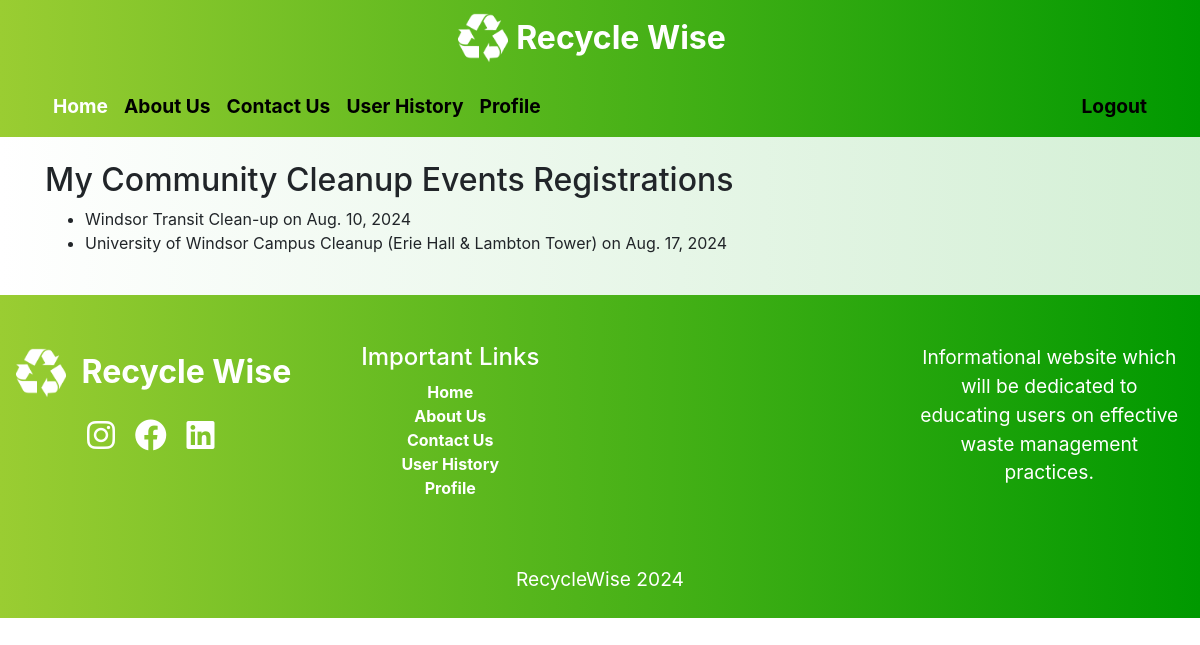
The page /upcoming_events/profile/community_cleanup_registrations/ (signed in) on the database its author committed.
### upcomming_events/models.py (models this page shows, shortened)
class CommunityCleanUpRSVP(models.Model):
    GENDER_CHOICES = [
        ('M', 'Male'),
        ('F', 'Female'),
        ('O', 'Other'),
    ]
    event = models.ForeignKey(Event, on_delete=models.CASCADE, related_name='community_clean_up_rsvps')
    user = models.ForeignKey(User, on_delete=models.CASCADE, null=True, blank=True)
    name = models.CharField(max_length=255)
    phone_number = models.CharField(max_length=15)
    email_id = models.EmailField()
    gender = models.CharField(max_length=1, choices=GENDER_CHOICES)

class Event(models.Model):
    EVENT_TYPE_CHOICES = [
        ('CCU', 'Community Clean-Up'),
        ('RW', 'Recycling Workshop'),
    ]
    title = models.CharField(max_length=200)
    description = models.TextField()
    event_type = models.CharField(max_length=3, choices=EVENT_TYPE_CHOICES)
    date = models.DateField()
    time = models.TimeField()
    location = models.CharField(max_length=255)
    organizer = models.CharField(max_length=100)
    contact_email = models.EmailField()

### upcomming_events/views.py (the view)
# urls.py: path('profile/community_cleanup_registrations/', community_cleanup_registrations_view,name='community_cleanup_registrations'),
@login_required
def community_cleanup_registrations_view(request):
    user = request.user
    registrations = CommunityCleanUpRSVP.objects.filter(user=user)
    print(len(registrations))
    return render(request, 'upcomming_events/community_cleanup_registrations.html', {'registrations': registrations})

### templates/upcomming_events/community_cleanup_registrations.html (shortened to what this page needs)
{% extends "base.html" %}
{% block content %}
<div class="container pt-4 pb-4">
    <h2>My Community Cleanup Events Registrations</h2>
    <ul>
        {% for registration in registrations %}
        <li>{{ registration.event.title }} on {{ registration.event.date }}</li>
        {% endfor %}
    </ul>
</div>
{% endblock %}

### rows shown on the page
CommunityCleanUpRSVP: event "Windsor Transit Clean-up", event "Aug. 10, 2024"
CommunityCleanUpRSVP: event "University of Windsor Campus Cleanup (Erie Hall & Lambton Tower)", event "Aug. 17, 2024"
